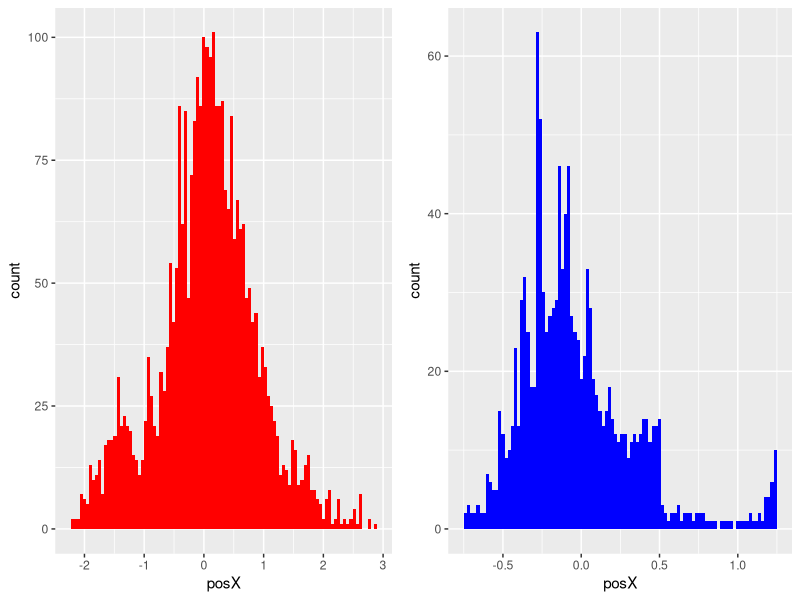

Reproduce this figure in R.
library(ggplot2)
library(gridExtra)
library(dplyr)

tabledrift <- read.csv("tableOfDriftValuesCalibration.csv")
tabledrift$trialTime = round(tabledrift$trialTime/1000, 2)
tabledrift$trial = factor(tabledrift$trial)
its_time_to_drift = tabledrift %>% filter(trialTime>=15) %>% filter(trialTime<=18)

simulate_one_trial <- function(idx){
  time_span = 3000
  sample_steps = 0:49
  num_samples = (time_span/length(sample_steps))
  time_stamps = 1:num_samples * num_samples
  drift_simulations = rnorm(time_span, 0, 0.13)
  sample_drifts = drift_simulations[sample_steps %% length(sample_steps) == 0]
  abs_drifts = cumsum(sample_drifts)
  # na.fail(dim(time_stamps))
  return(data.frame(cbind(trial =idx,  trialTime = time_stamps, posX = abs_drifts)))
}
n_trials = 1:50
simulated_trials = do.call(rbind,lapply(n_trials, simulate_one_trial))
simulated_trials$trialTime = simulated_trials$trialTime
simulated_trials$trial = factor(simulated_trials$trial)

num_bins = 50

p1 = ggplot(simulated_trials, aes(posX)) +
  geom_histogram(bins=100, fill="red")
p2 = ggplot(its_time_to_drift, aes(posX)) +
  geom_histogram(bins=100, fill="blue")
grid.arrange(p1, p2, ncol=2)